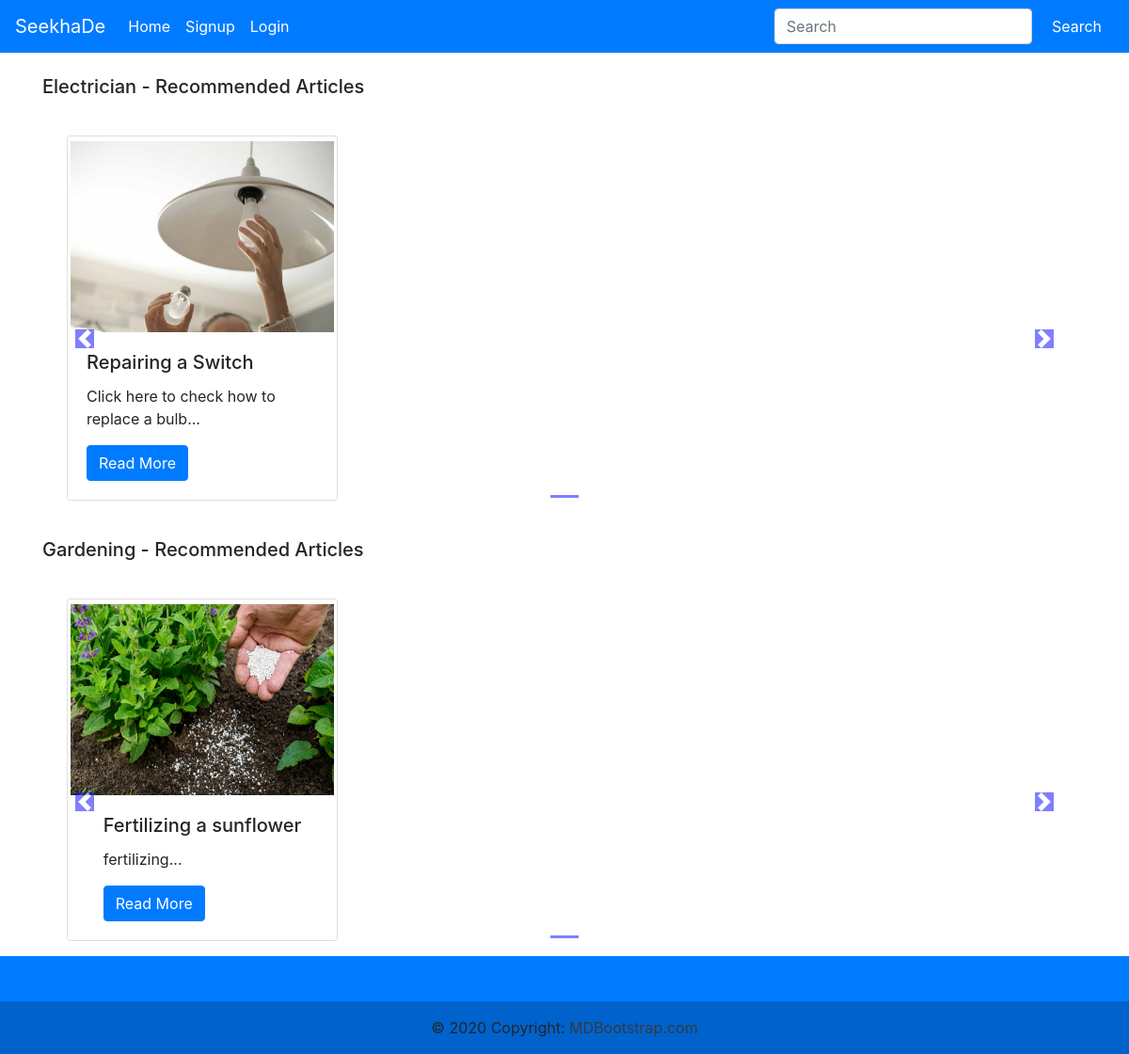
The app's page /home, older data.
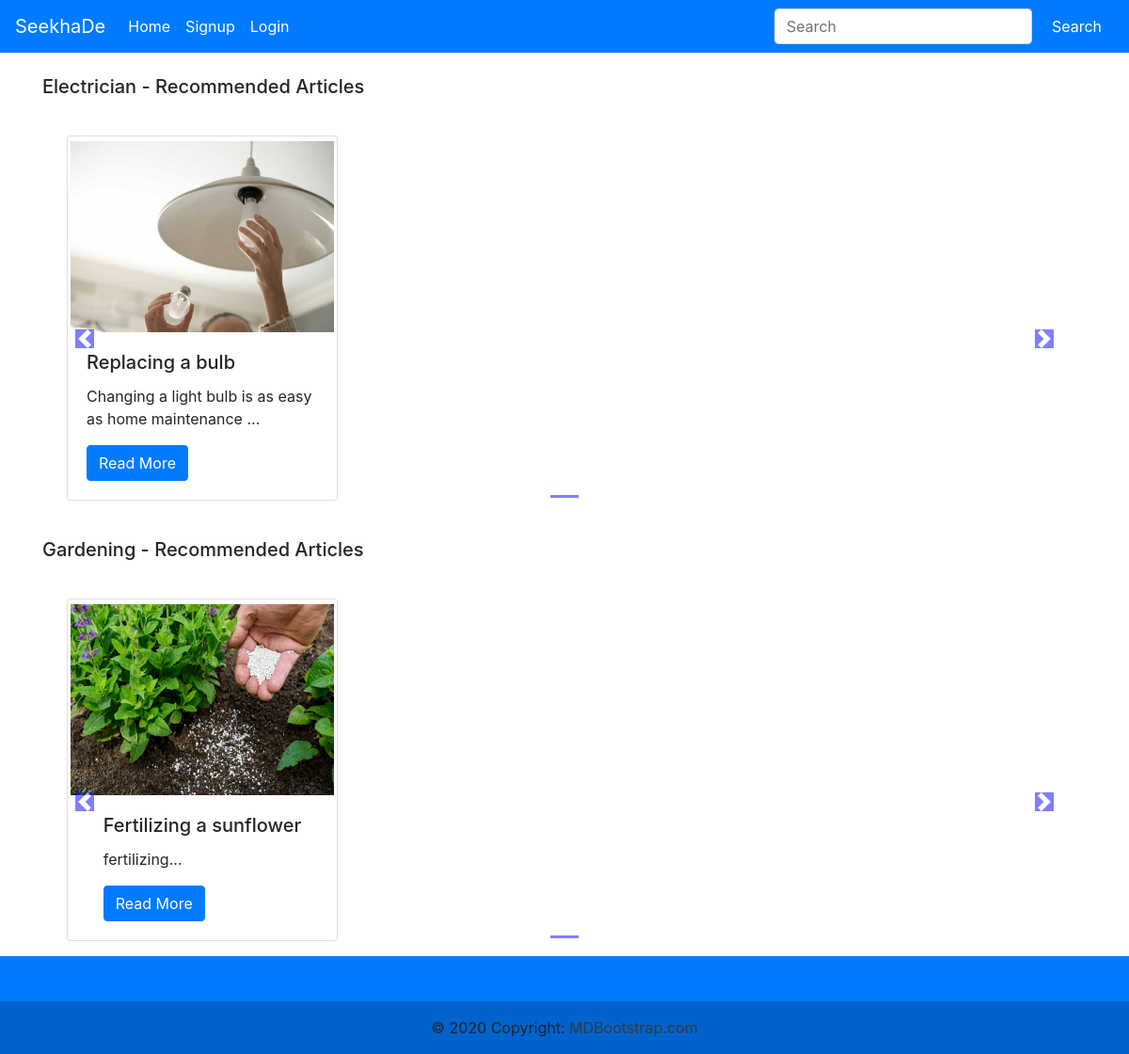
The same page, newer data.
### main/models.py (models this page shows, shortened)
class posts(models.Model):
    post_id = models.AutoField
    title = models.CharField(max_length=100)
    category = models.CharField(max_length=100)
    desc = models.CharField(max_length=300, default="")
    step_title = models.CharField(max_length=10000, blank=True)
    step = models.CharField(max_length=10000, blank=True)
    step_title1 = models.CharField(max_length=10000, blank=True)
    step1 = models.CharField(max_length=10000, blank=True)
    step_title2 = models.CharField(max_length=10000, blank=True)
    step2 = models.CharField(max_length=10000, blank=True)
    step_title3 = models.CharField(max_length=10000, blank=True)
    step3 = models.CharField(max_length=10000, blank=True)
    step_title4 = models.CharField(max_length=10000, blank=True)
    step4 = models.CharField(max_length=10000, blank=True)
    step_title5 = models.CharField(max_length=10000, blank=True)
    step5 = models.CharField(max_length=10000, blank=True)
    step_title6 = models.CharField(max_length=10000, blank=True)
    step6 = models.CharField(max_length=10000, blank=True)
    step_title7 = models.CharField(max_length=10000, blank=True)
    step7 = models.CharField(max_length=10000, blank=True)
    step_title8 = models.CharField(max_length=10000, blank=True)
    step8 = models.CharField(max_length=10000, blank=True)
    step_title9 = models.CharField(max_length=10000, blank=True)
    step9 = models.CharField(max_length=10000, blank=True)
    link = models.CharField(max_length=200, default="")
    thumbnail = models.ImageField(upload_to='posts/images', default="")

### main/views.py (the view)
# urls.py: path('home', home, name="home"),
def home(request):
    allposts = []
    catposts = posts.objects.values('category', 'id')
    cats = {item['category'] for item in catposts}
    for cat in cats:
        post = posts.objects.filter(category=cat)
        n = len(post)
        nSlides = n // 4 + ceil((n / 4) - (n // 4))
        allposts.append([post, range(1, nSlides), nSlides])
    params = {'allposts':allposts}
    return render(request, 'home.html', params)

### main/templates/home.html (shortened to what this page needs)
{% extends "base.html"%}
{% block content %}
{% load static %}
<div class="container">
    {% for posts, range, nSlides in allposts %}
    <h5 class="my-4">{{posts.0.category}} - Recommended Articles</h5>
    <div class="row">
        <div id="demo{{forloop.counter}}" class="col carousel slide my-3" data-ride="carousel">
            <ul class="carousel-indicators">
                <li data-target="#demo{{forloop.counter}}" data-slide-to="0" class="active"></li>
            </ul>
            <div class="container carousel-inner no-padding">
                <div class="carousel-item active">
                    {% for i in posts %}
                    <div class="col-xs-3 col-sm-3 col-md-3">
                        <div class="card align-items-center" style="width: 18rem;">
                            <img src='/media/{{i.thumbnail}}' class="card-img-top" alt="...">
                            <div class="card-body">
                                <h5 class="card-title" id="namepr{{i.id}}">{{i.title}}</h5>
                                <p class="card-text">{{i.desc|slice:"0:53"}}...</p>
                                <a href="/posts/{{i.id}}"><button id="qv{{i.id}}" class="btn btn-primary cart">Read More</button></a>
                            </div>
                        </div>
                    </div>
                    {% endfor %}
                </div>
            </div>
        </div>
        <a class="carousel-control-prev" href="#demo{{forloop.counter}}" data-slide="prev">
            <span class="carousel-control-prev-icon"></span>
        </a>
        <a class="carousel-control-next" href="#demo{{forloop.counter}}" data-slide="next">
            <span class="carousel-control-next-icon"></span>
        </a>
    </div>
    {% endfor %}
</div>
{% endblock %}

### main/templates/base.html (shortened to what this page needs)
<!doctype html>
<html lang="en">
  <head>
    <link rel="stylesheet" href="https://cdn.jsdelivr.net/npm/bootstrap@4.3.1/dist/css/bootstrap.min.css">
  </head>
  <body>
    <nav class="navbar navbar-expand-lg navbar-dark bg-primary" style="background-color: #3C4CDC;">
        <a class="navbar-brand" href="#">SeekhaDe</a>
        <div class="collapse navbar-collapse" id="navbarTogglerDemo02">
          <ul class="navbar-nav mr-auto mt-2 mt-lg-0">
            <li class="nav-item active">
              <a class="nav-link" href="#">Home <span class="sr-only">(current)</span></a>
            </li>
            <li class="nav-item active">
              <a class="nav-link" href="#">Signup <span class="sr-only">(current)</span></a>
            </li>
            <li class="nav-item active">
              <a class="nav-link" href="#">Login<span class="sr-only">(current)</span></a>
            </li>
          </ul>
          <form class="form-inline my-2 my-lg-0">
            <input class="form-control mr-sm-2" type="search" placeholder="Search">
            <button class="btn btn-primary my-2 my-sm-0" type="submit">Search</button>
          </form>
        </div>
      </nav>
{% block content %} {% endblock %}
<footer class="bg-primary text-center ">
  <div class="container p-4">
  </div>
  <div class="text-center p-3" style="background-color: rgba(0, 0, 0, 0.2)">
    © 2020 Copyright:
    <a class="text-dark" href="https://mdbootstrap.com/">MDBootstrap.com</a>
  </div>
</footer>
  </body>
</html>

Row changes from the older to the newer data that the page shows:
changed posts "Electrician": title "Repairing a Switch" → "Replacing a bulb"; desc "Click here to check how to replace a bulb" → "Changing a light bulb is as easy as home maintenance"
